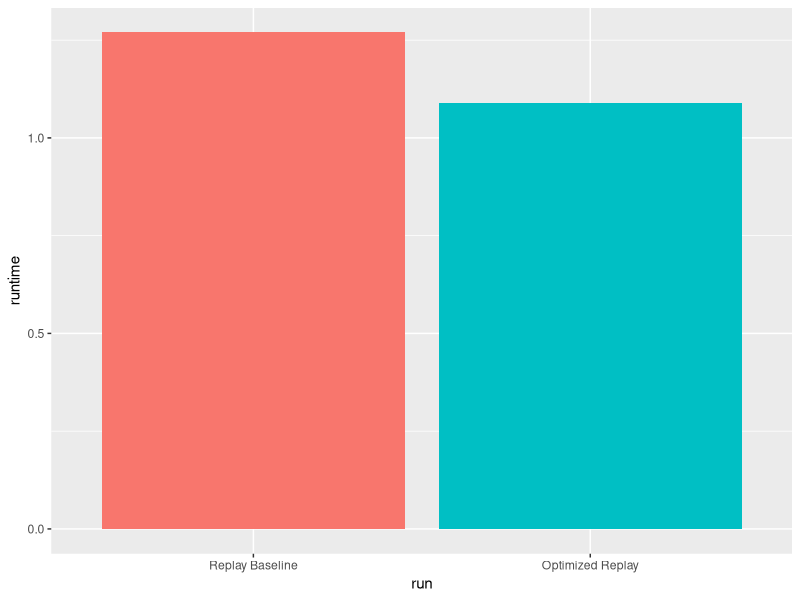

The R script that drew this image:
library(ggplot2)

pdf("plot-coalescing-runtimes.pdf", width=5, height=2)

# baseline_application.csv
# baseline_replay.csv
# fadvise.csv

opt = read.csv(file="optimized_replay.csv",head=TRUE,sep=",")
rep = read.csv(file="baseline_replay.csv",head=TRUE,sep=",")
#app <- read.csv(file="baseline_application.csv",head=TRUE,sep=",")

optm = mean(opt$us)/1000000
repm = mean(rep$us)/1000000
#appm = mean(app$runtime)


names = c(
	"Replay Baseline",
	"Optimized Replay"
	)
#times = c(appm, repm, optm)
times = c(repm, optm)

df = data.frame( run = factor(names, levels=names), runtime = times)
p = ggplot(data=df, aes(x=run, y=runtime, fill=run)) + geom_bar(stat="identity") + guides(fill=FALSE)

print(p)

dev.off()
